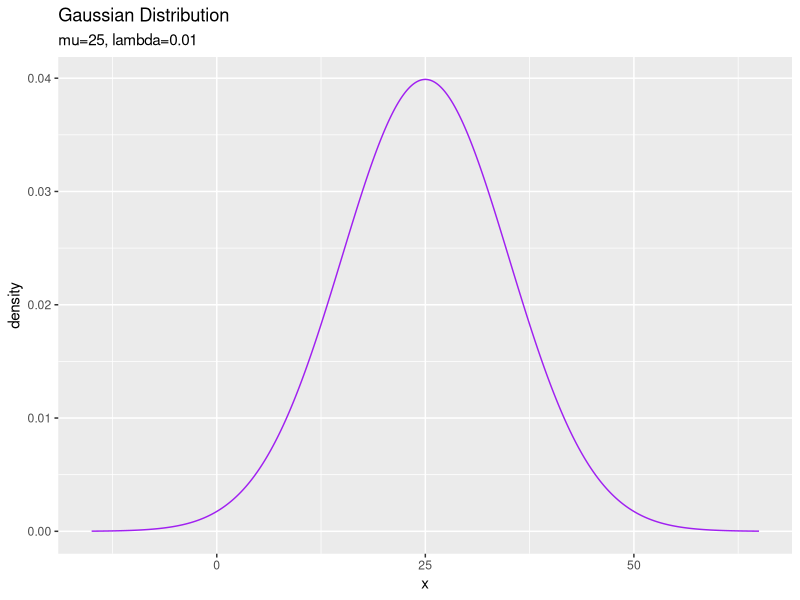
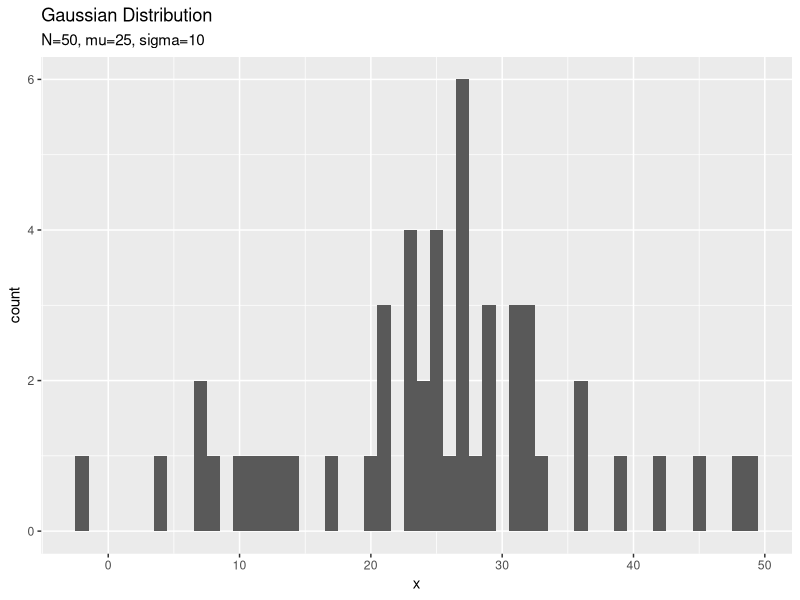
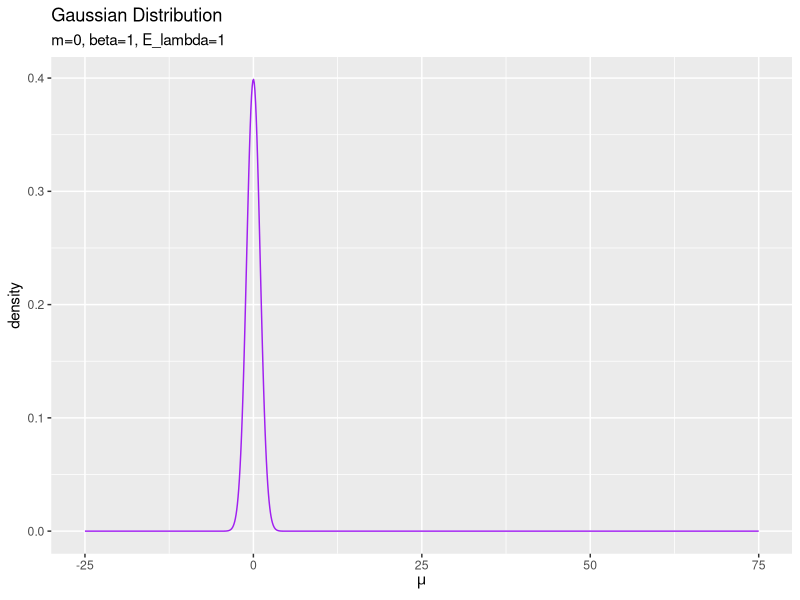
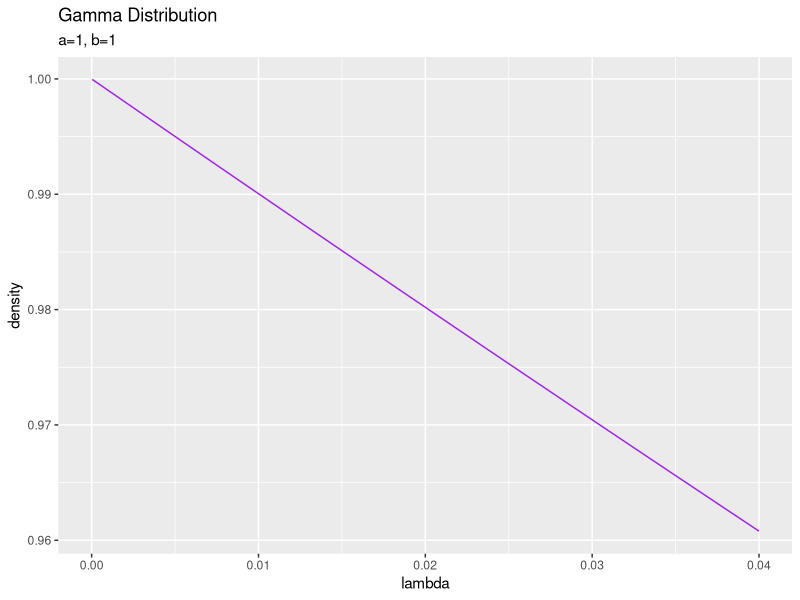
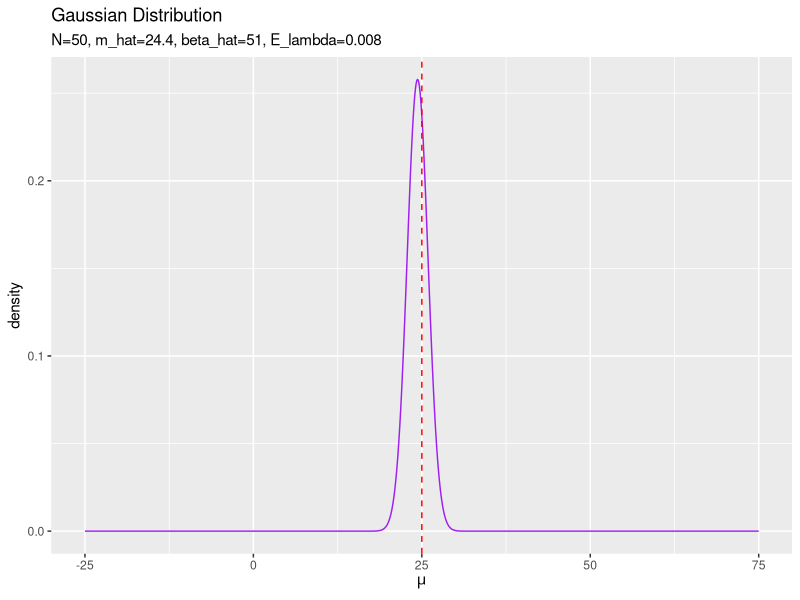
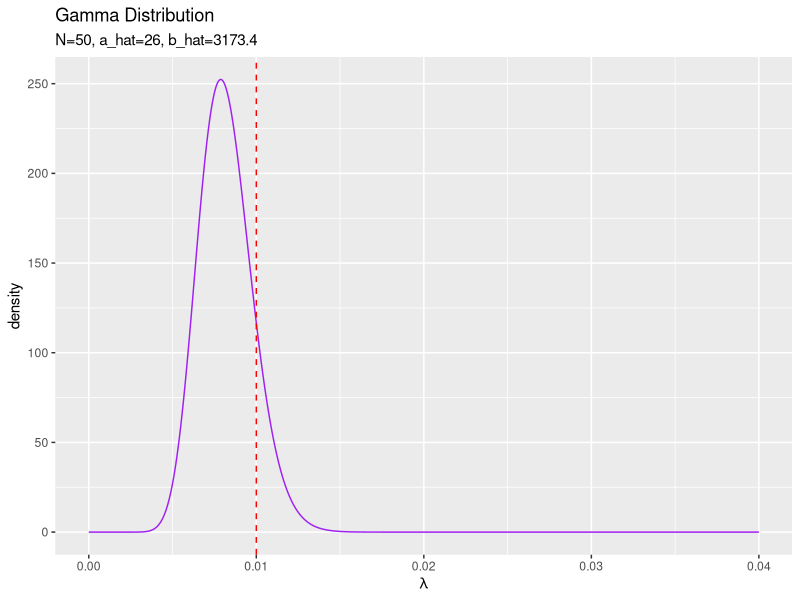
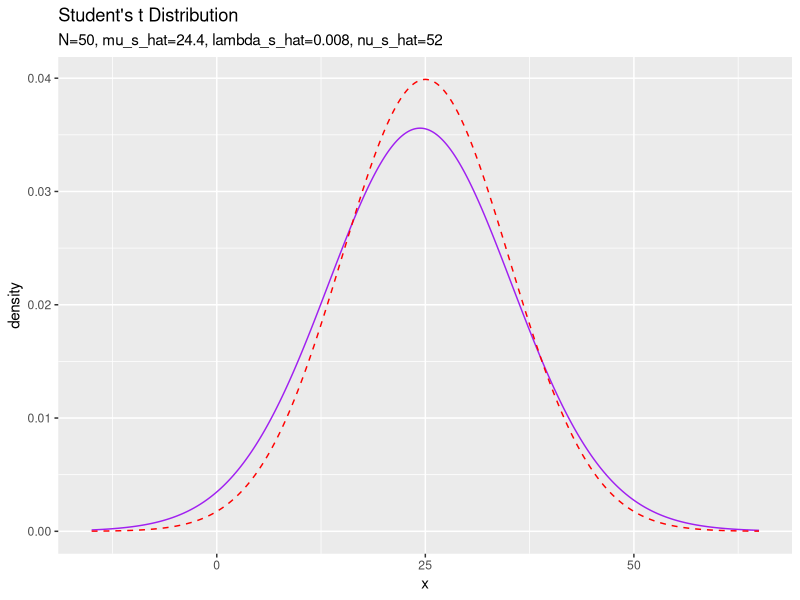

The R script that drew these images, in order: (Note: this script raises an error after producing the figures.)

# 3.3.3 1次元ガウス分布の平均と精度の推定 --------------------------------------------------------------

# 3.3.3で利用するパッケージ
library(tidyverse)


### 尤度(ガウス分布)の設定 -----

# 真のパラメータを指定
mu_truth <- 25
lambda_truth <- 0.01

# 作図用のxの値を設定
x_line <- seq(
  mu_truth - 4 * sqrt(1 / lambda_truth), 
  mu_truth + 4 * sqrt(1 / lambda_truth), 
  length.out = 1000
)

# 尤度を計算:式(2.64)
model_df <- tibble(
  x = x_line, # x軸の値
  ln_C_N = - 0.5 * (log(2 * pi) - log(lambda_truth)), # 正規化項(対数)
  density = exp(ln_C_N - 0.5 * lambda_truth * (x - mu_truth)^2) # 確率密度
  #C_N = 1 / sqrt(2 * pi / lambda_truth), # 正規化項
  #density = C_N * exp(- 0.5 * lambda_truth * (x - mu_truth)^2) # 確率密度
  #density = dnorm(x = x, mean = mu_truth, sd = sqrt(1 / lambda_truth)) # 確率密度
)

# 尤度を作図
ggplot(model_df, aes(x = x, y = density)) + 
  geom_line(color = "purple") + # 尤度
  labs(title = "Gaussian Distribution", 
       subtitle = paste0("mu=", mu_truth, ", lambda=", lambda_truth))


### 観測データの生成 -----

# (観測)データ数を指定
N <- 50

# ガウス分布に従うデータを生成
x_n <- rnorm(n = N, mean = mu_truth, sd = sqrt(1 / lambda_truth))

# 観測データを確認
summary(x_n)

# 観測データのヒストグラムを作図
tibble(x = x_n) %>% 
  ggplot(aes(x = x)) + 
    geom_histogram(binwidth = 1) + # 観測データ
    labs(title = "Gaussian Distribution", 
         subtitle = paste0("N=", N, ", mu=", mu_truth, 
                           ", sigma=", round(sqrt(1 / lambda_truth), 1)))


### 事前分布(ガウス・ガンマ分布)の設定 -----

# muの事前分布のパラメータを指定
m <- 0
beta <- 1

# lambdaの事前分布のパラメータを指定
a <- 1
b <- 1

# lambdaの期待値を計算:式(2.59)
E_lambda <- a / b


# 作図用のmuの値を設定
mu_line <- seq(mu_truth - 50, mu_truth + 50, length.out = 1000)

# muの事前分布を計算:式(2.64)
prior_mu_df <- tibble(
  mu = mu_line, # x軸の値
  ln_C_N = - 0.5 * (log(2 * pi) - log(beta * E_lambda)), # 正規化項(対数)
  density = exp(ln_C_N - 0.5 * beta * E_lambda * (mu - m)^2) # 確率密度
  #density = dnorm(x = mu, mean = m, sd = sqrt(1 / beta / E_lambda)) # 確率密度
)

# muの事前分布を作図
ggplot(prior_mu_df, aes(x = mu, y = density)) + 
  geom_line(color = "purple") + # muの事前分布
  labs(title = "Gaussian Distribution", 
       subtitle = paste0("m=", m, ", beta=", beta, ', E_lambda=', E_lambda), 
       x = expression(mu))


# 作図用のlambdaの値を設定
lambda_line <- seq(0, 4 * lambda_truth, length.out = 1000)

# lambdaの事前分布を計算:式(2.56)
prior_lambda_df <- tibble(
  lambda = lambda_line, # x軸の値
  ln_C_Gam = a * log(b) - lgamma(a), # 正規化項(対数)
  density = exp(ln_C_Gam + (a - 1) * log(lambda) - b * lambda) # 確率密度
  #density = dgamma(x = lambda, shape = a, rate = b) # 確率密度
)

# lambdaの事前分布を作図
ggplot(prior_lambda_df, aes(x = lambda, y = density)) + 
  geom_line(color = "purple") + # lambdaの事前分布
  labs(title = "Gamma Distribution", 
       subtitle = paste0("a=", a, ", b=", b))


### 事後分布(ガウス・ガンマ分布)の計算 -----

# muの事後分布のパラメータを計算:式(3.83)
beta_hat <- N + beta
m_hat <- (sum(x_n) + beta * m) / beta_hat

# lambdaの事後分布のパラメータを計算:式(3.88)
a_hat <- 0.5 * N + a
b_hat <- 0.5 * (sum(x_n^2) + beta * m^2 - beta_hat * m_hat^2) + b

# lambdaの期待値を計算:式(2.59)
E_lambda_hat <- a_hat / b_hat


# muの事後分布を計算:式(2.64)
posterior_mu_df <- tibble(
  mu = mu_line, # x軸の値
  ln_C_N = - 0.5 * (log(2 * pi) - log(beta_hat * E_lambda_hat)), # 正規化項(対数)
  density = exp(ln_C_N - 0.5 * beta_hat * E_lambda_hat * (mu - m_hat)^2) # 確率密度
  #density = dnorm(mu, mean = m_hat, sd = sqrt(1 / beta_hat / E_lambda_hat)) # 確率密度
)

# muの事後分布を作図
ggplot(posterior_mu_df, aes(x = mu, y = density)) + 
  geom_line(color = "purple") + # muの事後分布
  geom_vline(aes(xintercept = mu_truth), 
             color = "red", linetype = "dashed") + # 真のmu
  labs(title = "Gaussian Distribution", 
       subtitle = paste0("N=", N, ", m_hat=", round(m_hat, 1), 
                         ", beta_hat=", beta_hat, ", E_lambda=", round(E_lambda_hat, 3)), 
       x = expression(mu))


# lambdaの事後分布を計算:式(2.56)
posterior_lambda_df <- tibble(
  lambda = lambda_line, # x軸の値
  ln_C_Gam = a_hat * log(b_hat) - lgamma(a_hat), # 正規化項(対数)
  density = exp(ln_C_Gam + (a_hat - 1) * log(lambda) - b_hat * lambda) # 確率密度
  #density = dgamma(x = lambda, shape = a_hat, rate = b_hat) # 確率密度
)

# lambdaの事後分布を作図
ggplot(posterior_lambda_df, aes(x = lambda, y = density)) + 
  geom_line(color = "purple") + # lambdaの事後分布
  geom_vline(aes(xintercept = lambda_truth), 
             color = "red", linetype = "dashed") + # 真のlambda
  labs(title = "Gamma Distribution", 
       subtitle = paste0("N=", N, ", a_hat=", a_hat, ", b_hat=", round(b_hat, 1)), 
       x = expression(lambda))


### 予測分布(スチューデントのt分布)の計算 -----

# 予測分布のパラメータを計算:式(3.95')
mu_s_hat <- m_hat
lambda_s_hat <- beta_hat * a_hat / (1 + beta_hat) / b_hat
nu_s_hat <- 2 * a_hat
#mu_s_hat <- (sum(x_n) + beta * m) / (N + beta)
#numer_lambda <- (N + beta) * (N / 2 + a)
#denom_lambda <- (N + 1 + beta) * ((sum(x_n^2) + beta * m^2 - beta_hat * m_hat^2) / 2 + b)
#lambda_s_hat <- numer_lambda / denom_lambda
#nu_s_hat <- N + 2 * a

# 予測分布を計算:式(3.76)
predict_df <- tibble(
  x = x_line, # x軸の値
  ln_C_St = lgamma(0.5 * (nu_s_hat + 1)) - lgamma(0.5 * nu_s_hat), # 正規化項(対数)
  ln_term1 = 0.5 * log(lambda_s_hat / pi / nu_s_hat), 
  ln_term2 = - 0.5 * (nu_s_hat + 1) * log(1 + lambda_s_hat / nu_s_hat * (x - mu_s_hat)^2), 
  density = exp(ln_C_St + ln_term1 + ln_term2) # 確率密度
)

# 予測分布を作図
ggplot() + 
  geom_line(data = predict_df, aes(x = x, y = density), 
            color = "purple") + # 予測分布
  geom_line(data = model_df, aes(x = x, y = density), 
            color = "red", linetype = "dashed") + # 真の分布
  labs(title = "Student's t Distribution", 
       subtitle = paste0("N=", N, ", mu_s_hat=", round(mu_s_hat, 1), 
                         ", lambda_s_hat=", round(lambda_s_hat, 3), 
                         ", nu_s_hat=", nu_s_hat))


# ・アニメーション --------------------------------------------------------------

# 利用するパッケージ
library(tidyverse)
library(gganimate)


### 推論処理 -----

# 真のパラメータを指定
mu_truth <- 25
lambda_truth <- 0.01

# muの事前分布のパラメータを指定
m <- 0
beta <- 1

# lambdaの事前分布のパラメータを指定
a <- 1
b <- 1

# lambdaの期待値を計算:式(2.59)
E_lambda <- a / b


# 作図用のmuの値を設定
mu_line <- seq(mu_truth - 30, mu_truth + 30, length.out = 1000)

# muの事前分布(ガウス分布)を計算:式(2.64)
posterior_mu_df <- tibble(
  mu = mu_line, # x軸の値
  density = dnorm(mu, mean = m, sd = sqrt(1 / beta / E_lambda)), # 確率密度
  label = as.factor(
    paste0(
      "N=", 0, ", m=", round(m, 1), 
      ", beta=", beta, ", E_lambda=", round(E_lambda, 3)
    )
  ) # パラメータ
)


# 作図用のlambdaの値を設定
lambda_line <- seq(0, 4 * lambda_truth, length.out = 1000)

# lambdaの事前分布(ガンマ分布)を計算:式(2.56)
posterior_lambda_df <- tibble(
  lambda = lambda_line, # x軸の値
  density = dgamma(x = lambda, shape = a, rate = b), # 確率密度
  label = as.factor(paste0("N=", 0, ", a=", a, ", b=", round(b, 1))) # パラメータ
)


# 初期値による予測分布のパラメータを計算:式(3.95)
mu_s <- m
lambda_s <- beta * a / (1 + beta) / b
nu_s <- 2 * a

# 作図用のxの値を設定
x_line <- seq(
  mu_truth - 4 * sqrt(1 / lambda_truth), 
  mu_truth + 4 * sqrt(1 / lambda_truth), 
  length.out = 1000
)

# 初期値による予測分布(スチューデントのt分布)を計算:式(3.76)
predict_df <- tibble(
  x = x_line, # x軸の値
  ln_C_St = lgamma(0.5 * (nu_s + 1)) - lgamma(0.5 * nu_s), # 正規化項(対数)
  ln_term1 = 0.5 * log(lambda_s / pi / nu_s), 
  ln_term2 = - 0.5 * (nu_s + 1) * log(1 + lambda_s / nu_s * (x - mu_s)^2), 
  density = exp(ln_C_St + ln_term1 + ln_term2), # 確率密度
  label = as.factor(
    paste0(
      "N=", 0, ", nu_s=", nu_s, 
      ", mu_s=", round(mu_s, 1), ", lambda_s=", round(lambda_s, 3)
    )
  ) # パラメータ
)


# データ数(試行回数)を指定
N <- 100

# 観測データの受け皿を初期化
x_n <- rep(0, N)

# ベイズ推論
for(n in 1:N){
  
  # ガウス分布に従うデータを生成
  x_n[n] <- rnorm(n = 1, mean = mu_truth, sd = sqrt(1 / lambda_truth))
  
  # muの事後分布のパラメータを更新:式(3.83)
  beta_old <- beta
  beta <- 1 + beta
  m_old <- m
  m <- (x_n[n] + beta_old * m) / beta
  
  # lambdaの事後分布のパラメータを更新:式(3.88)
  a <- 1 / 2 + a
  b <- (x_n[n]^2 + beta_old * m_old^2 - beta * m^2) / 2 + b
  
  # lambdaの期待値を計算:式(2.59)
  E_lambda <- a / b
  
  # muの事後分布(ガウス分布)を計算:式(2.64)
  tmp_posterior_mu_df <- tibble(
    mu = mu_line, # x軸の値
    density = dnorm(mu, mean = m, sd = sqrt(1 / beta / E_lambda)), # 確率密度
    label = as.factor(
      paste0(
        "N=", n, ", m_hat=", round(m, 1), 
        ", beta_hat=", beta, ", E_lambda_hat=", round(E_lambda, 3)
      )
    ) # パラメータ
  )
  
  # lambdaの事後分布(ガンマ分布)を計算:式(2.56)
  tmp_posterior_lambda_df <- tibble(
    lambda = lambda_line, # x軸の値
    density = dgamma(x = lambda, shape = a, rate = b), # 確率密度
    label = as.factor(aste0("N=", n, ", a_hat=", a, ", b_hat=", round(b, 1))) # パラメータ
  )
  
  # 予測分布のパラメータを更新:式(3.95)
  mu_s <- m
  lambda_s <- beta * a / (1 + beta) / b
  nu_s <- 2 * a
  
  # 予測分布(スチューデントのt分布)を計算:式(3.76)
  tmp_predict_df <- tibble(
    x = x_line, # x軸の値
    ln_C_St = lgamma(0.5 * (nu_s + 1)) - lgamma(0.5 * nu_s), # 正規化項(対数)
    ln_term1 = 0.5 * log(lambda_s / pi / nu_s), 
    ln_term2 = - 0.5 * (nu_s + 1) * log(1 + lambda_s / nu_s * (x - mu_s)^2), 
    density = exp(ln_C_St + ln_term1 + ln_term2), # 確率密度
    label = as.factor(
      paste0(
        "N=", n, ", nu_s_hat=", nu_s, 
        ", mu_s_hat=", round(mu_s, 1), ", lambda_s_hat=", round(lambda_s, 3)
      )
    ) # パラメータ
  )
  
  # 推論結果を結合
  posterior_mu_df <- rbind(posterior_mu_df, tmp_posterior_mu_df)
  posterior_lambda_df <- rbind(posterior_lambda_df, tmp_posterior_lambda_df)
  predict_df <- rbind(predict_df, tmp_predict_df)
}

# 観測データを確認
summary(x_n)


### 作図処理 -----

# muの事後分布を作図
posterior_mu_graph <- ggplot(posterior_mu_df, aes(x = mu, y = density)) + 
  geom_line(color = "purple") + # muの事後分布
  geom_vline(aes(xintercept = mu_truth), 
             color = "red", linetype = "dashed") + # 真のmu
  gganimate::transition_manual(label) + # フレーム
  labs(title = "Gaussian Distribution", 
       subtitle = "{current_frame}", 
       x = expression(mu))

# gif画像を出力
gganimate::animate(posterior_mu_graph, nframes = N + 1, fps = 10)


# lambdaの事後分布を作図
posterior_lambda_graph <- ggplot(posterior_lambda_df, aes(x = lambda, y = density)) + 
  geom_line(color = "purple") + # lambdaの事後分布
  geom_vline(aes(xintercept = lambda_truth), 
             color = "red", linetype = "dashed") + # 真のlambda
  gganimate::transition_manual(label) + # フレーム
  labs(title = "Gamma Distribution", 
       subtitle = "{current_frame}", 
       x = expression(lambda))

# gif画像を出力
gganimate::animate(posterior_lambda_graph, nframes = N + 1, fps = 10)


# 尤度を計算:式(2.64)
model_df <- tibble(
  x = x_line, # x軸の値
  density = dnorm(x = x, mean = mu_truth, sd = sqrt(1 / lambda_truth)) # 確率密度
)

# 予測分布を作図
predict_graph <- ggplot() + 
  geom_line(data = predict_df, aes(x = x, y = density), 
            color = "purple") + # 予測分布
  geom_line(data = model_df, aes(x = x, y = density), 
            color = "red", linetype = "dashed") + # 真の分布
  gganimate::transition_manual(label) + # フレーム
  labs(title = "Student's t Distribution", 
       subtitle = "{current_frame}")

# gif画像を出力
gganimate::animate(predict_graph, nframes = N + 1, fps = 10)
